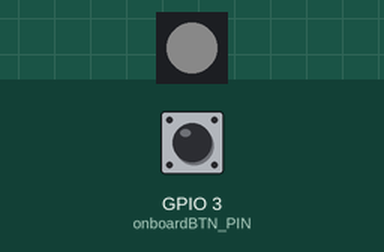
The sketch below on a simulated ESP32-C3. Parts: 1 RGB LEDs in strip order, left to right. The test bench sets the inputs (shaded band); at power-on: GPIO 3 (onboardBTN_PIN) HIGH. Dim RGB values are drawn brighter than linear; what the sketch prints to the serial monitor is not drawn.

Above: at 1.2 s.
1.3 s: GPIO 3 (onboardBTN_PIN) pulled LOW for 0.15 s
At 1.37 s:
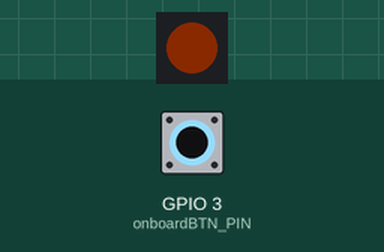
4.3 s: GPIO 3 (onboardBTN_PIN) pulled LOW for 1 s
At 4.75 s:
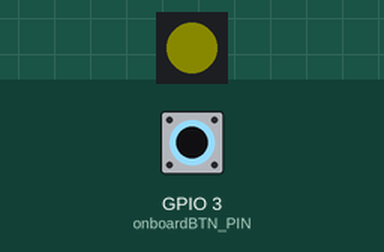
7.3 s: GPIO 3 (onboardBTN_PIN) pulled LOW for 3.2 s
At 8.25 s:
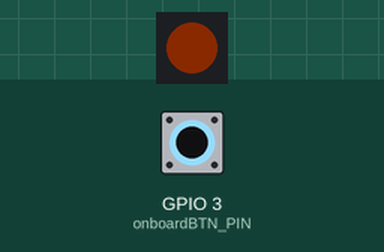
Timing chart, 0 to 8.7 s (numbered marks = the images above; inputs shaded):
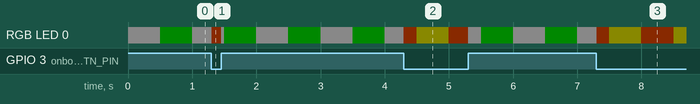

The sketch:

M5StampC3_Simple_20240528.ino
```cpp
#include <Adafruit_NeoPixel.h>//オンボードLEDでも使用している
#define onboardLED 2//オンボードLED picoは27
#define onboardBTN_PIN 3//オンボードタクトスイッチ picoは39

int8_t count_timer_10 = 0;
int8_t count_timer_10_one = 0;
int8_t count_timer_100 = 0;
int8_t count_timer_100_one = 0;
int8_t count_timer_500 = 0;
int8_t count_timer_500_one = 0;
int16_t count_timer_1000 = 0;
int16_t count_timer_1000_one = 0;
int16_t count_timer_LCD_one = 0;
int16_t count_onbordLed_one = 0;
int16_t count_flicker_100 = 0;
int16_t count_flicker_500 = 0;
int16_t count_flicker_1000 = 0;
int16_t count_beep_100 = 0;
uint8_t checkON_count = 0;
uint8_t onboardBTN = 0;
uint8_t onboardBTN_re = 0;

hw_timer_t * timer = NULL;
Adafruit_NeoPixel pixels0(1, onboardLED);

uint32_t colors[] = {
    pixels0.Color(10, 0, 0), //0 Red
    pixels0.Color(0, 10, 0), //1 Green
    pixels0.Color(0, 0, 30), //2 Blue
    pixels0.Color(10, 0, 10), //3 Pink
    pixels0.Color(10, 10, 0), //4 Yellow
    pixels0.Color(10, 3, 0),//5 Orange
    pixels0.Color(0, 10, 10), //6 Light blue
    pixels0.Color(10, 10, 10), //7 White
    pixels0.Color(255, 255, 255)};//8 FULL

void onTimer(){
  count_timer_10_one = 1;
  if(count_timer_100==9){count_timer_100 = 0;
    count_timer_100_one = 1;
    count_timer_LCD_one = 1;
    count_onbordLed_one = 1;
    if(count_flicker_100 == 0){  count_flicker_100 = 1;
    }else{                        count_flicker_100 = 0;}

    if(count_beep_100 == 0){}else{count_beep_100--;}//ビープ音長さ

    if(checkON_count == 0){}else{checkON_count--;}//Check表示時間
  }else{                  count_timer_100++;  }

  if(count_timer_500==49){count_timer_500 = 0;
    count_timer_500_one = 1;
    //Serial.printf("millis(500)= %u ms\n", millis());//デバッグ用

    if(count_flicker_500 == 0){  count_flicker_500 = 1;
    }else{                        count_flicker_500 = 0;}
  }else{                    count_timer_500++;      }

  if(count_timer_1000==99){count_timer_1000 = 0;
    count_timer_1000_one = 1;
    //Serial.printf("millis(1000)= %u ms\n", millis());//デバッグ用

    if(count_flicker_1000 == 0){  count_flicker_1000 = 1;
    }else{                        count_flicker_1000 = 0;}
  }else{                    count_timer_1000++;      }
}

void setup() {
    pixels0.begin();  // initialize the pixel オンボードLED
    Serial.begin(115200);
    pinMode(onboardLED, OUTPUT);
    pinMode(onboardBTN_PIN, INPUT_PULLUP);

    //割り込み処理の初期化
    timer = timerBegin(0, 80, true);// タイマ作成
    timerAttachInterrupt(timer, &onTimer, true); //タイマ割り込みサービス・ルーチン onTimer を登録
    timerAlarmWrite(timer, 10000, true);// 割り込みタイミングの設定 10000=10msec
    timerAlarmEnable(timer);// タイマ有効化

    Serial.print("Start\n");
}

void loop() {
    if (digitalRead(onboardBTN_PIN) != true) {
        Serial.print("ON\n");
        if(count_flicker_500!=0){
            pixels0.setPixelColor(0, colors[4]);
        }else{
            pixels0.setPixelColor(0, colors[5]);
        }
    }else{
        if(count_flicker_500!=0){
            pixels0.setPixelColor(0, colors[1]);
        }else{
            pixels0.setPixelColor(0, colors[7]);
        }
    }
    pixels0.show();
}
```
